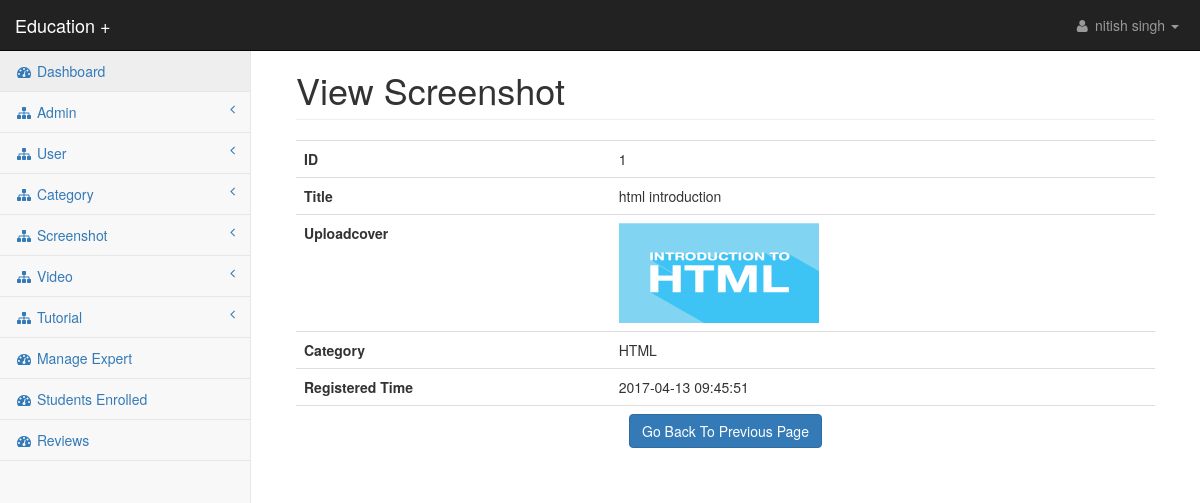
Screenshot of /StudyPlus/admin/view_screenshot.php?z=1 (signed in) with the database file from the repository.
### tables this page shows
CREATE TABLE `screenshot` (
  `screenshot_id` int(100) NOT NULL,
  `screenshot_title` varchar(50) NOT NULL,
  `screenshot_uploadcover` varchar(50) NOT NULL,
  `screenshot_category` varchar(50) NOT NULL,
  `screenshot_uploaded_by` varchar(100) NOT NULL,
  `time` timestamp NOT NULL DEFAULT CURRENT_TIMESTAMP ON UPDATE CURRENT_TIMESTAMP
);

### StudyPlus/admin/view_screenshot.php (the view)
<?php require 'header_files.php'; ?>
<body>
<div id="wrapper">
    <?php require 'menu.php'; ?>
    <div id="page-wrapper">
        <div class="container-fluid">
            <div class="row">
                <div class="col-lg-12">
                    <h1 class="page-header">View Screenshot</h1>
                </div>
            </div>
			<table class="table">
				<?php
				$id=$_GET['z'];
				if($id=="")
				{
					echo "<script>alert('Invalid ID'); window.location='manage_screenshot.php';</script>";
				}
				else
				{
					$q="select * from screenshot where screenshot_id='$id'";
					$chk=$conn->query($q);
					while($r=$chk->fetch_assoc())
					{
				?>
						<tr>
							<th>ID</th>
							<td><?php echo $r['screenshot_id']; ?></td>
						</tr>
						<tr>
							<th>Title</th>
							<td><?php echo $r['screenshot_title']; ?></td>
						</tr>
						<tr>
							<th>Uploadcover</th>
							<td><img src="../admin/screenshot_cover/<?php echo $r['screenshot_uploadcover']; ?>" height='100px' width='200px'></td>
						</tr>
						<tr>
							<th>Category</th>
							<td><?php echo $r['screenshot_category']; ?></td>
						</tr>
						<tr>
							<th>Registered Time</th>
							<td><?php echo $r['time']; ?></td>
						</tr>
						<tr>
							<td colspan="2" align="center">
								<a href="manage_screenshot.php" class="btn btn-primary">Go Back To Previous Page</a>
							</td>
						</tr>
				<?php
					}
				}
				?>
			</table>
        </div>
    </div>
</div>
</body>
</html>

### StudyPlus/admin/css/startmin.css (style rules this page uses)
body { background-color: #f8f8f8; }
#wrapper { width: 100%; }
#page-wrapper { padding: 30px 15px 0 15px; min-height: 568px; background-color: #fff; }
@media (min-width:768px) { #page-wrapper { position: inherit; margin-left: 250px; padding: 30px 30px 0 30px; border-left: 1px solid #e7e7e7; } }

### rows the page displays
screenshot: screenshot_id "1", screenshot_title "html introduction", screenshot_uploadcover (picture), screenshot_category "HTML", time "2017-04-13 09:45:51"

### other values shown
$_SESSION['a_name'] "nitish singh"
